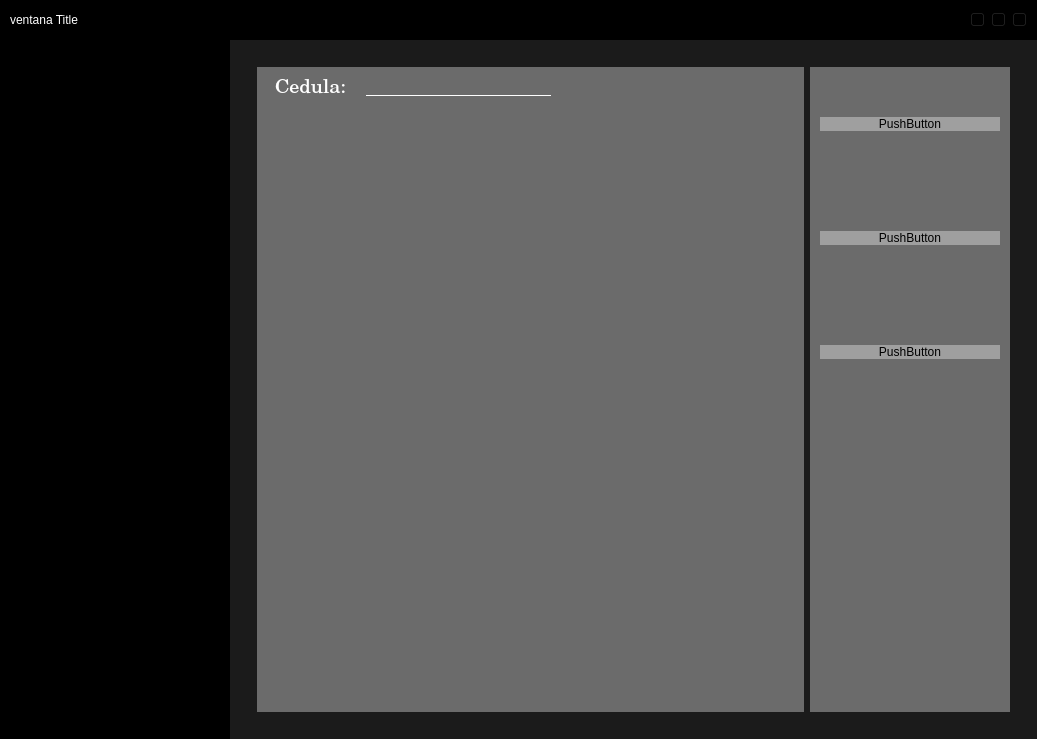
<?xml version="1.0" encoding="UTF-8"?>
<ui version="4.0">
 <class>MainWindow</class>
 <widget class="QMainWindow" name="MainWindow">
  <property name="geometry">
   <rect>
    <x>0</x>
    <y>0</y>
    <width>1037</width>
    <height>739</height>
   </rect>
  </property>
  <property name="windowTitle">
   <string>MainWindow</string>
  </property>
  <widget class="QWidget" name="centralwidget">
   <layout class="QVBoxLayout" name="verticalLayout" stretch="1,9">
    <property name="spacing">
     <number>0</number>
    </property>
    <property name="leftMargin">
     <number>0</number>
    </property>
    <property name="topMargin">
     <number>0</number>
    </property>
    <property name="rightMargin">
     <number>0</number>
    </property>
    <property name="bottomMargin">
     <number>0</number>
    </property>
    <item>
     <widget class="QFrame" name="frame_sup">
      <property name="minimumSize">
       <size>
        <width>0</width>
        <height>40</height>
       </size>
      </property>
      <property name="maximumSize">
       <size>
        <width>16777215</width>
        <height>40</height>
       </size>
      </property>
      <property name="styleSheet">
       <string notr="true">background-color: rgb(0, 0, 0);</string>
      </property>
      <property name="frameShape">
       <enum>QFrame::StyledPanel</enum>
      </property>
      <property name="frameShadow">
       <enum>QFrame::Raised</enum>
      </property>
      <layout class="QHBoxLayout" name="horizontalLayout_2">
       <item>
        <widget class="QLabel" name="label_title">
         <property name="styleSheet">
          <string notr="true">color: rgb(255, 255, 255);
font: 75 12pt &quot;Century Schoolbook&quot;;</string>
         </property>
         <property name="text">
          <string>ventana Title</string>
         </property>
        </widget>
       </item>
       <item>
        <spacer name="horizontalSpacer">
         <property name="orientation">
          <enum>Qt::Horizontal</enum>
         </property>
         <property name="sizeHint" stdset="0">
          <size>
           <width>914</width>
           <height>17</height>
          </size>
         </property>
        </spacer>
       </item>
       <item>
        <widget class="QPushButton" name="btn_minimizar">
         <property name="minimumSize">
          <size>
           <width>15</width>
           <height>15</height>
          </size>
         </property>
         <property name="maximumSize">
          <size>
           <width>15</width>
           <height>15</height>
          </size>
         </property>
         <property name="styleSheet">
          <string notr="true">border-image: url(:/source/minimizar.png);</string>
         </property>
         <property name="text">
          <string/>
         </property>
        </widget>
       </item>
       <item>
        <widget class="QPushButton" name="btn_minmax">
         <property name="minimumSize">
          <size>
           <width>15</width>
           <height>15</height>
          </size>
         </property>
         <property name="maximumSize">
          <size>
           <width>15</width>
           <height>15</height>
          </size>
         </property>
         <property name="styleSheet">
          <string notr="true">border-image: url(:/source/restaurar.png);</string>
         </property>
         <property name="text">
          <string/>
         </property>
        </widget>
       </item>
       <item>
        <widget class="QPushButton" name="btn_cerrar">
         <property name="minimumSize">
          <size>
           <width>15</width>
           <height>15</height>
          </size>
         </property>
         <property name="maximumSize">
          <size>
           <width>15</width>
           <height>15</height>
          </size>
         </property>
         <property name="styleSheet">
          <string notr="true">border-image: url(:/source/cerrar.png);</string>
         </property>
         <property name="text">
          <string/>
         </property>
        </widget>
       </item>
      </layout>
     </widget>
    </item>
    <item>
     <widget class="QFrame" name="frame_body">
      <property name="styleSheet">
       <string notr="true">background-color: rgba(0, 0, 0,177);</string>
      </property>
      <property name="frameShape">
       <enum>QFrame::NoFrame</enum>
      </property>
      <property name="frameShadow">
       <enum>QFrame::Raised</enum>
      </property>
      <layout class="QHBoxLayout" name="horizontalLayout" stretch="2,7">
       <property name="spacing">
        <number>0</number>
       </property>
       <property name="leftMargin">
        <number>0</number>
       </property>
       <property name="topMargin">
        <number>0</number>
       </property>
       <property name="rightMargin">
        <number>0</number>
       </property>
       <property name="bottomMargin">
        <number>0</number>
       </property>
       <item>
        <widget class="QFrame" name="frame">
         <property name="styleSheet">
          <string notr="true">background-color: rgb(0, 0, 0);</string>
         </property>
         <property name="frameShape">
          <enum>QFrame::NoFrame</enum>
         </property>
         <property name="frameShadow">
          <enum>QFrame::Raised</enum>
         </property>
        </widget>
       </item>
       <item>
        <widget class="QStackedWidget" name="stackedWidget">
         <property name="styleSheet">
          <string notr="true">background-color: rgba(0, 0, 0, 100);</string>
         </property>
         <property name="frameShape">
          <enum>QFrame::NoFrame</enum>
         </property>
         <property name="currentIndex">
          <number>0</number>
         </property>
         <widget class="QWidget" name="page">
          <layout class="QVBoxLayout" name="verticalLayout_2">
           <item>
            <widget class="QScrollArea" name="scrollArea">
             <property name="styleSheet">
              <string notr="true">
background-color: rgba(195, 195, 195,0);
border:none;</string>
             </property>
             <property name="frameShadow">
              <enum>QFrame::Raised</enum>
             </property>
             <property name="sizeAdjustPolicy">
              <enum>QAbstractScrollArea::AdjustToContentsOnFirstShow</enum>
             </property>
             <property name="widgetResizable">
              <bool>true</bool>
             </property>
             <property name="alignment">
              <set>Qt::AlignCenter</set>
             </property>
             <widget class="QWidget" name="scrollAreaWidgetContents">
              <property name="geometry">
               <rect>
                <x>0</x>
                <y>0</y>
                <width>789</width>
                <height>681</height>
               </rect>
              </property>
              <layout class="QHBoxLayout" name="horizontalLayout_5">
               <item>
                <widget class="QFrame" name="frame_2">
                 <property name="frameShape">
                  <enum>QFrame::StyledPanel</enum>
                 </property>
                 <property name="frameShadow">
                  <enum>QFrame::Raised</enum>
                 </property>
                 <layout class="QHBoxLayout" name="horizontalLayout_7" stretch="7,1">
                  <item>
                   <widget class="QFrame" name="frame_3">
                    <property name="styleSheet">
                     <string notr="true">background-color: rgba(255, 255, 255, 90);</string>
                    </property>
                    <property name="frameShape">
                     <enum>QFrame::Box</enum>
                    </property>
                    <property name="frameShadow">
                     <enum>QFrame::Sunken</enum>
                    </property>
                    <property name="lineWidth">
                     <number>1</number>
                    </property>
                    <property name="midLineWidth">
                     <number>1</number>
                    </property>
                    <layout class="QHBoxLayout" name="horizontalLayout_4">
                     <item>
                      <layout class="QVBoxLayout" name="verticalLayout_3">
                       <property name="spacing">
                        <number>20</number>
                       </property>
                       <item>
                        <layout class="QHBoxLayout" name="horizontalLayout_3">
                         <property name="leftMargin">
                          <number>9</number>
                         </property>
                         <item>
                          <widget class="QLabel" name="label_buscar_clientes">
                           <property name="font">
                            <font>
                             <family>Century Schoolbook</family>
                             <pointsize>15</pointsize>
                            </font>
                           </property>
                           <property name="styleSheet">
                            <string notr="true">color: rgb(255, 255, 255);
background-color: rgba(255, 255, 255, 0);</string>
                           </property>
                           <property name="text">
                            <string>Cedula:</string>
                           </property>
                          </widget>
                         </item>
                         <item>
                          <widget class="QLineEdit" name="lE_buscar_clientes">
                           <property name="font">
                            <font>
                             <family>Century Schoolbook</family>
                             <pointsize>10</pointsize>
                            </font>
                           </property>
                           <property name="styleSheet">
                            <string notr="true">border:none;
border-bottom:1px solid #fff;
background-color: rgba(255, 255, 255, 0);</string>
                           </property>
                          </widget>
                         </item>
                         <item>
                          <widget class="QPushButton" name="btn_buscar_clientes">
                           <property name="minimumSize">
                            <size>
                             <width>24</width>
                             <height>24</height>
                            </size>
                           </property>
                           <property name="maximumSize">
                            <size>
                             <width>24</width>
                             <height>24</height>
                            </size>
                           </property>
                           <property name="styleSheet">
                            <string notr="true">QPushButton{
  background-color: rgba(255, 255, 255, 0);
  border:none;
}
QPushButton:hover{
 border-bottom: 2px solid #ffffff;
 border-radius: 12;
}</string>
                           </property>
                           <property name="text">
                            <string/>
                           </property>
                           <property name="icon">
                            <iconset resource="../Images/recursos.qrc">
                             <normaloff>:/source/lupa.png</normaloff>:/source/lupa.png</iconset>
                           </property>
                           <property name="iconSize">
                            <size>
                             <width>15</width>
                             <height>15</height>
                            </size>
                           </property>
                          </widget>
                         </item>
                         <item>
                          <spacer name="horizontalSpacer_2">
                           <property name="orientation">
                            <enum>Qt::Horizontal</enum>
                           </property>
                           <property name="sizeType">
                            <enum>QSizePolicy::Expanding</enum>
                           </property>
                           <property name="sizeHint" stdset="0">
                            <size>
                             <width>200</width>
                             <height>20</height>
                            </size>
                           </property>
                          </spacer>
                         </item>
                        </layout>
                       </item>
                       <item>
                        <widget class="QListWidget" name="tw_clientes">
                         <property name="styleSheet">
                          <string notr="true">QListWidget{
	background-color: rgba(255, 255, 255,0);
}

QListWidget::item:hover {
	background-color: #fff;
}
QListWidget::item:selected {
	background-color: rgba(0,255,0,80);
}</string>
                         </property>
                        </widget>
                       </item>
                      </layout>
                     </item>
                    </layout>
                   </widget>
                  </item>
                  <item>
                   <widget class="QFrame" name="frame_list_btn_clientes">
                    <property name="minimumSize">
                     <size>
                      <width>200</width>
                      <height>81</height>
                     </size>
                    </property>
                    <property name="styleSheet">
                     <string notr="true">background-color: rgba(255, 255, 255, 90);</string>
                    </property>
                    <property name="frameShape">
                     <enum>QFrame::StyledPanel</enum>
                    </property>
                    <property name="frameShadow">
                     <enum>QFrame::Raised</enum>
                    </property>
                    <layout class="QVBoxLayout" name="verticalLayout_4" stretch="1,1,1,0">
                     <property name="spacing">
                      <number>100</number>
                     </property>
                     <property name="leftMargin">
                      <number>10</number>
                     </property>
                     <property name="topMargin">
                      <number>50</number>
                     </property>
                     <property name="rightMargin">
                      <number>10</number>
                     </property>
                     <property name="bottomMargin">
                      <number>10</number>
                     </property>
                     <item>
                      <widget class="QPushButton" name="pushButton">
                       <property name="text">
                        <string>PushButton</string>
                       </property>
                      </widget>
                     </item>
                     <item>
                      <widget class="QPushButton" name="pushButton_2">
                       <property name="text">
                        <string>PushButton</string>
                       </property>
                      </widget>
                     </item>
                     <item>
                      <widget class="QPushButton" name="pushButton_3">
                       <property name="text">
                        <string>PushButton</string>
                       </property>
                      </widget>
                     </item>
                     <item>
                      <spacer name="verticalSpacer">
                       <property name="orientation">
                        <enum>Qt::Vertical</enum>
                       </property>
                       <property name="sizeHint" stdset="0">
                        <size>
                         <width>20</width>
                         <height>261</height>
                        </size>
                       </property>
                      </spacer>
                     </item>
                    </layout>
                   </widget>
                  </item>
                 </layout>
                </widget>
               </item>
              </layout>
             </widget>
            </widget>
           </item>
          </layout>
         </widget>
         <widget class="QWidget" name="page_2">
          <layout class="QVBoxLayout" name="verticalLayout_6">
           <item>
            <widget class="QScrollArea" name="scrollArea_3">
             <property name="styleSheet">
              <string notr="true">background-color: rgba(255, 255, 255,0);</string>
             </property>
             <property name="widgetResizable">
              <bool>true</bool>
             </property>
             <widget class="QWidget" name="scrollAreaWidgetContents_3">
              <property name="geometry">
               <rect>
                <x>0</x>
                <y>0</y>
                <width>395</width>
                <height>840</height>
               </rect>
              </property>
              <layout class="QHBoxLayout" name="horizontalLayout_6"/>
             </widget>
            </widget>
           </item>
          </layout>
         </widget>
         <widget class="QWidget" name="page_3">
          <layout class="QVBoxLayout" name="verticalLayout_5"/>
         </widget>
        </widget>
       </item>
      </layout>
     </widget>
    </item>
   </layout>
  </widget>
 </widget>
 <resources>
  <include location="../Images/recursos.qrc"/>
 </resources>
 <connections/>
</ui>
